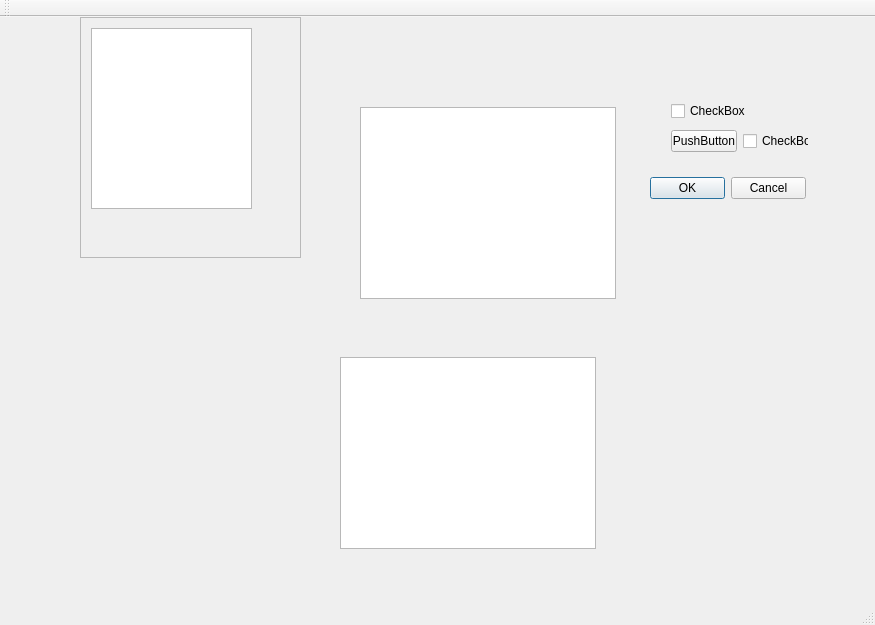
<?xml version="1.0" encoding="UTF-8"?>
<ui version="4.0">
 <class>MainWindow</class>
 <widget class="QMainWindow" name="MainWindow">
  <property name="geometry">
   <rect>
    <x>0</x>
    <y>0</y>
    <width>875</width>
    <height>625</height>
   </rect>
  </property>
  <property name="windowTitle">
   <string>MainWindow</string>
  </property>
  <widget class="QWidget" name="centralWidget">
   <widget class="QScrollArea" name="scrollArea">
    <property name="geometry">
     <rect>
      <x>80</x>
      <y>0</y>
      <width>221</width>
      <height>241</height>
     </rect>
    </property>
    <property name="widgetResizable">
     <bool>true</bool>
    </property>
    <widget class="QWidget" name="scrollAreaWidgetContents">
     <property name="geometry">
      <rect>
       <x>0</x>
       <y>0</y>
       <width>219</width>
       <height>239</height>
      </rect>
     </property>
     <widget class="QTableView" name="tableView">
      <property name="geometry">
       <rect>
        <x>10</x>
        <y>10</y>
        <width>161</width>
        <height>181</height>
       </rect>
      </property>
     </widget>
     <widget class="QWidget" name="verticalLayoutWidget">
      <property name="geometry">
       <rect>
        <x>10</x>
        <y>10</y>
        <width>160</width>
        <height>80</height>
       </rect>
      </property>
      <layout class="QVBoxLayout" name="verticalLayout"/>
     </widget>
    </widget>
   </widget>
   <widget class="QListView" name="listView">
    <property name="geometry">
     <rect>
      <x>360</x>
      <y>90</y>
      <width>256</width>
      <height>192</height>
     </rect>
    </property>
   </widget>
   <widget class="QDialogButtonBox" name="buttonBox">
    <property name="geometry">
     <rect>
      <x>650</x>
      <y>160</y>
      <width>156</width>
      <height>23</height>
     </rect>
    </property>
    <property name="standardButtons">
     <set>QDialogButtonBox::Cancel|QDialogButtonBox::Ok</set>
    </property>
   </widget>
   <widget class="QListWidget" name="listWidget">
    <property name="geometry">
     <rect>
      <x>340</x>
      <y>340</y>
      <width>256</width>
      <height>192</height>
     </rect>
    </property>
   </widget>
   <widget class="QWidget" name="verticalLayoutWidget_2">
    <property name="geometry">
     <rect>
      <x>660</x>
      <y>70</y>
      <width>160</width>
      <height>80</height>
     </rect>
    </property>
    <layout class="QVBoxLayout" name="verticalLayout_2">
     <item>
      <widget class="QCheckBox" name="checkBox_2">
       <property name="text">
        <string>CheckBox</string>
       </property>
      </widget>
     </item>
     <item>
      <layout class="QHBoxLayout" name="horizontalLayout">
       <item>
        <widget class="QPushButton" name="pushButton">
         <property name="text">
          <string>PushButton</string>
         </property>
        </widget>
       </item>
       <item>
        <widget class="QCheckBox" name="checkBox">
         <property name="text">
          <string>CheckBox</string>
         </property>
        </widget>
       </item>
      </layout>
     </item>
    </layout>
   </widget>
  </widget>
  <widget class="QMenuBar" name="menuBar">
   <property name="geometry">
    <rect>
     <x>0</x>
     <y>0</y>
     <width>875</width>
     <height>23</height>
    </rect>
   </property>
  </widget>
  <widget class="QToolBar" name="mainToolBar">
   <attribute name="toolBarArea">
    <enum>TopToolBarArea</enum>
   </attribute>
   <attribute name="toolBarBreak">
    <bool>false</bool>
   </attribute>
  </widget>
  <widget class="QStatusBar" name="statusBar"/>
 </widget>
 <layoutdefault spacing="6" margin="11"/>
 <resources/>
 <connections/>
</ui>
